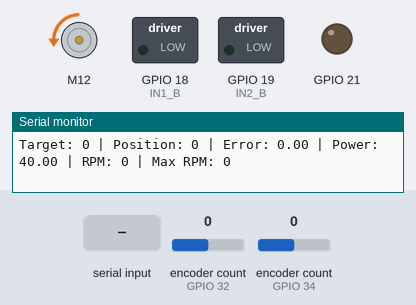
Simulated run of this sketch. Board: ESP32. Parts: DC motor (green arrow = forward, orange = backward, longer = faster), switched loads named in the sketch (green lamp = pin HIGH), output pins drawn as LEDs (lit = HIGH), the last lines printed to the serial monitor. The inputs (shaded band) are chosen by the test bench; at power-on: encoder count (sensors on GPIO 32, GPIO 34) 0.

Above: at 1.2 s.
1.3 s: encoder count (sensor on GPIO 32) set to -1
At 2.3 s:
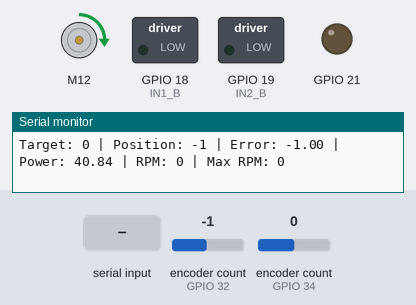
2.8 s: "30,150\n" received over Serial
At 2.97 s:
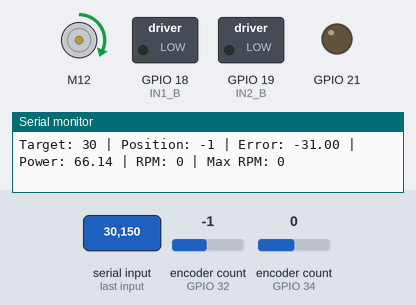
4.6 s: "90,45\n" received over Serial
At 5.5 s:
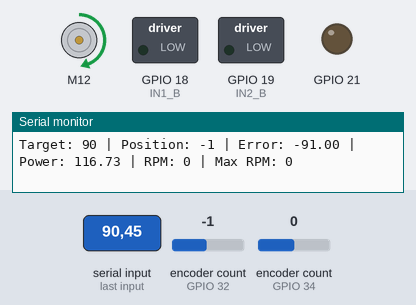
6.1 s: encoder count (sensor on GPIO 32) set to -2
At 6.27 s:
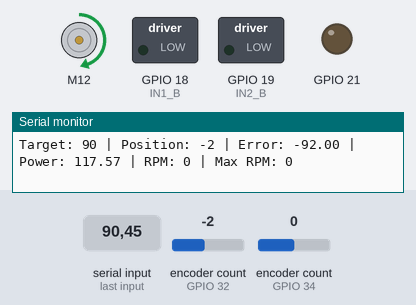
7.9 s: "5\n" received over Serial
At 9.1 s:
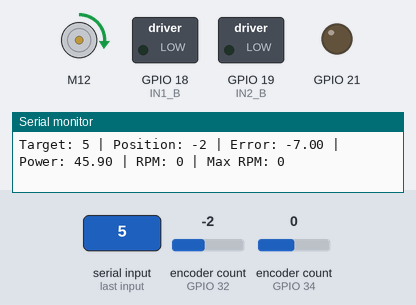
9.7 s: "200\n" received over Serial
At 10.6 s:
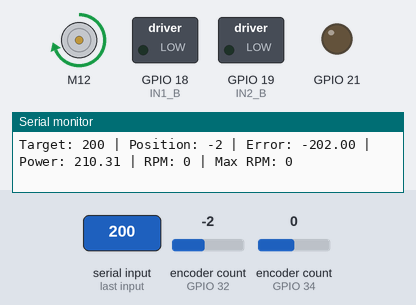
Timing chart, 0 to 12.2 s (numbered marks = the images above; inputs shaded):
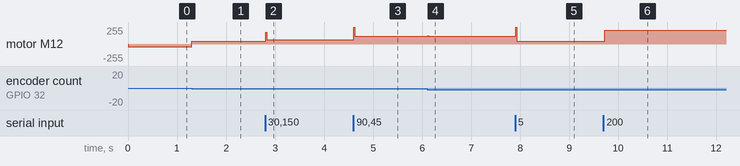

The sketch:

esp32_PID_test.ino
```cpp
#include <L298NX2.h>

// Motor pin definition
const unsigned int EN_A = 14;
const unsigned int IN1_A = 12;
const unsigned int IN2_A = 13;

const unsigned int IN1_B = 18;
const unsigned int IN2_B = 19;
const unsigned int EN_B = 21;

L298NX2 motors(EN_A, IN1_A, IN2_A, EN_B, IN1_B, IN2_B);

// Define PWM pins for ESP32
#define PWM_A_CHANNEL 0  // PWM channel for motor A
#define PWM_B_CHANNEL 1  // PWM channel for motor B
#define PWM_FREQ 5000    // PWM frequency in Hz
#define PWM_RES 8        // PWM resolution (0-255)
#define ENCA 2  // YELLOW
#define ENCB 4  // WHITE
#define ENCC 3  // YELLOW
#define ENCD 5  // WHITE
#define PWM 13
#define IN2 12
#define IN1 11

//#define ENCODER_OPTIMIZE_INTERRUPTS
#include <ESP32Encoder.h>

#define Enc1A 32 // CLK ENCODER
#define Enc1B 33 // DT ENCODER
#define Enc2A 34 // CLK ENCODER
#define Enc2B 35 // DT ENCODER

ESP32Encoder myEnc1;
ESP32Encoder myEnc2;

volatile long posi1 = 0;  // specify posi as volatile: https://www.arduino.cc/reference/en/language/variables/variable-scope-qualifiers/volatile/
volatile long posi2 = 0;  // specify posi as volatile: https://www.arduino.cc/reference/en/language/variables/variable-scope-qualifiers/volatile/
long pos1 = 0;
long pos2 = 0;
double PIDpos1 = 0;
double PIDpos2 = 0;
long prevT = 0;
float eprev = 0;
float eintegral = 0;
long pos_prev = 0;
int rot1 = 0;
int rot2 = 0;
int res = 4096;
long target = 0;
long prevTarget = 0;
long rpm = 0;
long maxrpm = 0;
long prevrpm = 0;
float u = 0;
double PIDu = 0;

// #include <AutoPID.h>
// PID constants
// optimised k constants
// double kp = 14;
// double kd = 6;
// double ki = 0;
double kp = 1;
double kd = 0.03;
double ki = 0;
double OUTPUT_MIN = 40;
double OUTPUT_MAX = 255;
// PID will only change the speed if error is > 5
// int PID_range = 20;

// AutoPID myPID(&PIDpos1, &PIDpos2, &PIDu, OUTPUT_MIN, OUTPUT_MAX, kp, ki, kd);

void setup() {
  Serial.begin(115200);

  ledcAttachChannel(EN_A, PWM_FREQ, PWM_RES, PWM_A_CHANNEL);
  ledcAttachChannel(EN_B, PWM_FREQ, PWM_RES, PWM_B_CHANNEL);

  // Motor control pins setup
  pinMode(IN1_A, OUTPUT);
  pinMode(IN2_A, OUTPUT);
  pinMode(IN1_B, OUTPUT);
  pinMode(IN2_B, OUTPUT);

  myEnc1.attachHalfQuad(Enc1A, Enc1B);
  myEnc2.attachHalfQuad(Enc2A, Enc2B);
  myEnc1.setCount(0);
  myEnc2.setCount(0);
}

void loop() {
  // time difference
  long currT = micros();
  float deltaT = ((float)(currT - prevT)) / (1.0e6);
  prevT = currT;

  pos_prev = pos1;

  long posi1 = myEnc1.getCount() / 2;
  // long posi2 = myEnc2.getCount() / 2;

  pos1 = posi1;
  // pos2 = posi2;

  // target = pos1;

  // Calculate the RPM
  rpm = (pos1 - pos_prev) / deltaT / 1024 * 60;
  if (rpm > maxrpm){
    maxrpm = rpm;
  }

  // error
  double e = pos1 - target;

  // derivative
  float dedt = (e - eprev) / (deltaT);

  // integral
  eintegral = eintegral + e * deltaT;
  // if (target != prevTarget){
  //   eintegral = 0;
  // }

  // control signal
  float u = kp * e + kd * dedt + ki * eintegral;

  // motor power
  float pwr = fabs(u);
  if (pwr > OUTPUT_MAX) {
    pwr = OUTPUT_MAX;
  }
  if (pwr < 0) {
    pwr = 0;
  }

  pwr = pwr / OUTPUT_MAX;
  pwr = OUTPUT_MIN + pwr * (OUTPUT_MAX - OUTPUT_MIN);

  // motor direction
  // int dir = 1;
  motors.backwardA();
  if (u < 0) {
    // dir = -1;
    motors.forwardA();
  }

  // signal the motor
  // setMotor(dir,pwr,PWM,IN1,IN2);
  motors.setSpeedA(pwr);

  // store previous error
  eprev = e;
  prevTarget = target;

  // Output to serial
  Serial.print("Target: ");
  Serial.print(target);
  Serial.print(" | Position: ");
  Serial.print(pos1);
  Serial.print(" | Error: ");
  Serial.print(e);
  Serial.print(" | Power: ");
  Serial.print(pwr);
  Serial.print(" | RPM: ");
  Serial.print(rpm);
  Serial.print(" | Max RPM: ");
  Serial.println(maxrpm);

  if (Serial.available() > 0) {
    // Read the input from the serial monitor
    String inputString = Serial.readStringUntil('\n');  // Read until newline character
    inputString.trim(); // Remove any leading/trailing whitespace

    // Convert the string to a float
    target = inputString.toFloat();

    Serial.flush();
  }
}
```

Measured:
- after the input at 1.3 s, motor M12: backward 40/255 → forward 40/255 at once
- after the input at 2.8 s, motor M12: forward 40/255 → forward 66/255 at once
- after the input at 4.6 s, motor M12: forward 66/255 → forward 116/255 at once
- after the input at 6.1 s, motor M12: forward 116/255 → forward 117/255 at once
- after the input at 7.9 s, motor M12: forward 117/255 → forward 45/255 at once
- after the input at 9.7 s, motor M12: forward 45/255 → forward 210/255 at once
